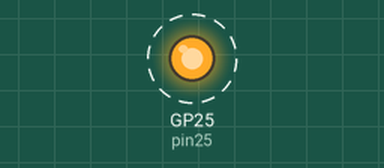
The program below on a simulated Raspberry Pi Pico running MicroPython. Shown: output pins drawn as LEDs (lit = HIGH). Dashed ring = blinking. What the program prints to the serial console is not drawn.

Above: at 0.2 s.
Timing chart, 0 to 3.0 s (numbered marks = the images above):
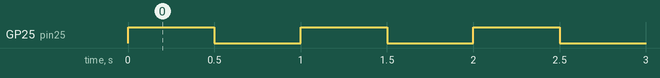

The program:

BlinkELed.py
```python
"""
UNIVERSIDAD DE GUANAJUATO
Teresa Cortes Magallon
Hello World
22/01/26
"""

import machine
import time

pin25 = machine.Pin(25, machine.Pin.OUT)

while True:
    pin25.value(1)
    print("ON")
    time.sleep(0.5)

    pin25.value(0)
    print("OFF")
    time.sleep(0.5)
```

Measured:
- by itself, GP25 (pin25): alternates HIGH for 0.50 s and LOW for 0.50 s
